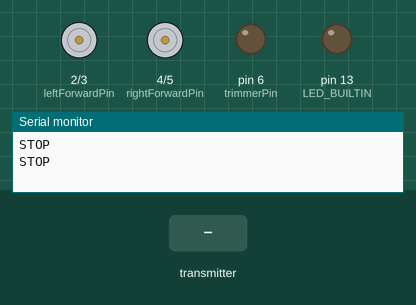
A sketch run on a simulated Arduino Uno, built with avr-gcc and run on an emulated ATmega328P. Parts: motor-driver pin pairs drawn as motors (green arrow = first pin HIGH = forward, orange = second pin HIGH = backward, longer = more drive), output pins drawn as LEDs (lit = HIGH), the last lines printed to the serial monitor. Inputs (shaded band) come from the test bench. No radio packets arrive unless stated.

Above: at 2.2 s.
2.3 s: the transmitter starts sending data.0 = 0
At 4.0 s:
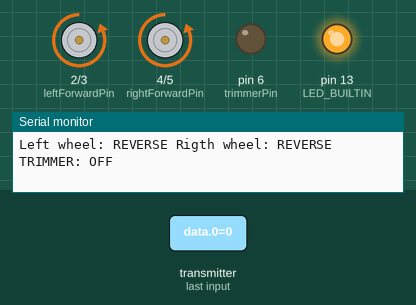
4.5 s: the transmitter starts sending data.2 = 64
At 5.1 s:
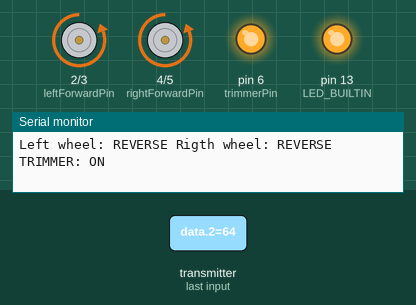
11.7 s: the transmitter starts sending data.2 = 0
At 13.0 s:
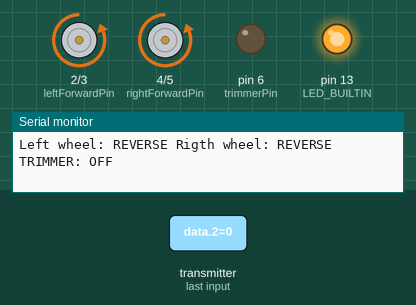
Timing chart, 0 to 14.6 s (numbered marks = the images above; inputs shaded):
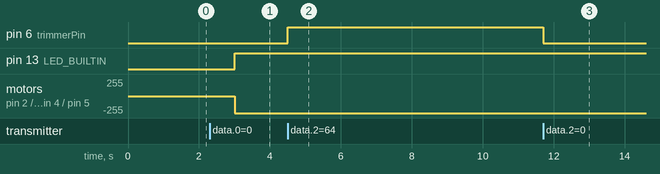

The sketch:

receiver.ino
```cpp
/*  Добавляем необходимые библиотеки */
#include <RH_ASK.h>

#define SPEED         (uint16_t)1200
#define RX_PIN        (uint8_t)11
#define TX_PIN        (uint8_t)12
#define PTT_PIN       (uint8_t)10
#define PTT_INVERTED  false

/* Пины выходов для включения реле */
byte leftForwardPin   = 2;
byte leftReversePin   = 3;
byte rightForwardPin  = 4;
byte rightReversePin  = 5;
byte trimmerPin       = 6;

/* ТАймер для отключения при потере сигнала */
unsigned long resiveDataTimeStamp = 0;
int stopDealy = 1000;

/*  Создаём экземпляр класса RH_ASK приёмника */
RH_ASK driver(SPEED, RX_PIN, TX_PIN, PTT_PIN, PTT_INVERTED);

void setup() {
  /* задаем скорость общения с компьютером */
  Serial.begin(115200);
  /* Инициализируем передатчик */
  if (! driver.init()) {
    Serial.println(F("RF init failed!"));
    while (true) {
      delay(1);
    }
  }
  /* Настройка встроенного светодиода */
  pinMode(LED_BUILTIN, OUTPUT);

  /* Активация пинов для включения реле */
  pinMode(leftForwardPin, OUTPUT);
  pinMode(leftReversePin, OUTPUT);
  pinMode(rightForwardPin, OUTPUT);
  pinMode(rightReversePin, OUTPUT);
  pinMode(trimmerPin, OUTPUT);

  /* Таймер */
  robotStop();
  resiveDataTimeStamp = millis();
}

void loop() {
  /* Буфер полученных данных */
  uint8_t data[3];
  /* Размер полученных данных */
  uint8_t buflen = sizeof(data);
  /* Проверяем наличие новых данных */
  if (driver.recv(data, &buflen)) {
    resiveDataTimeStamp = millis();
    /* Гасим светодиод */
    digitalWrite(LED_BUILTIN, LOW);
    /* Активируем реле для левого колеса */
    relayActivation(data);
    /* Включаем светодиод */
    digitalWrite(LED_BUILTIN, HIGH);
  }

  if (millis() > resiveDataTimeStamp + stopDealy) {
    robotStop();
  }
}
```

parseSignal.ino
```cpp
/* Данные для конерсии сигналов колес и триммера */
#define FORWARD_MOTR  20
#define STOP_MOTOR    10
#define REVERSE_MOTOR 0
#define TRIMMER_ON    1
#define TRIMMER_OFF   0

void relayActivation(uint8_t* data) {
  if (data && sizeof(data)) {
    Serial.print("Left wheel: ");
    switchWheelOutput(data[0], leftForwardPin, leftReversePin);
    Serial.print(" Rigth wheel: ");
    switchWheelOutput(data[1], rightForwardPin, rightReversePin);
    swithTrimmerOutput(data[2]);
    Serial.println(" ");
  }
}

void switchWheelOutput(uint8_t value, byte forwardPin, byte reversPin) {
  if (value == FORWARD_MOTR) {
    digitalWrite(reversPin, LOW);
    digitalWrite(forwardPin, HIGH);
    Serial.print("FORWAR");
  } else if (value == REVERSE_MOTOR) {
    digitalWrite(forwardPin, LOW);
    digitalWrite(reversPin, HIGH);
    Serial.print("REVERSE");
  } else if (value == STOP_MOTOR || !value) {
    digitalWrite(forwardPin, LOW);
    digitalWrite(reversPin, LOW);
    Serial.print("STOP");
  }
}

void swithTrimmerOutput(uint8_t value) {
  Serial.print(" ");
  if (value) {
    digitalWrite(trimmerPin, HIGH);
    Serial.print("TRIMMER: ON");
  } else {
    digitalWrite(trimmerPin, LOW);
    Serial.print("TRIMMER: OFF");
  }
}


void robotStop() {
  digitalWrite(leftForwardPin, LOW);
  digitalWrite(leftReversePin, LOW);
  digitalWrite(rightForwardPin, LOW);
  digitalWrite(rightReversePin, LOW);
  digitalWrite(trimmerPin, LOW);
  Serial.println("STOP");
  delay(1000);
}
```

Measured:
- after the input at 2.3 s, pin 13 (LED_BUILTIN): LOW → HIGH after 0.70 s; motor on pin 2 (leftForwardPin) / pin 3 (leftReversePin), motor on pin 4 (rightForwardPin) / pin 5 (rightReversePin): stopped → backward 255/255 after 0.70 s
- after the input at 4.5 s, pin 6 (trimmerPin): LOW → HIGH at once
- after the input at 11.7 s, pin 6 (trimmerPin): HIGH → LOW at once
